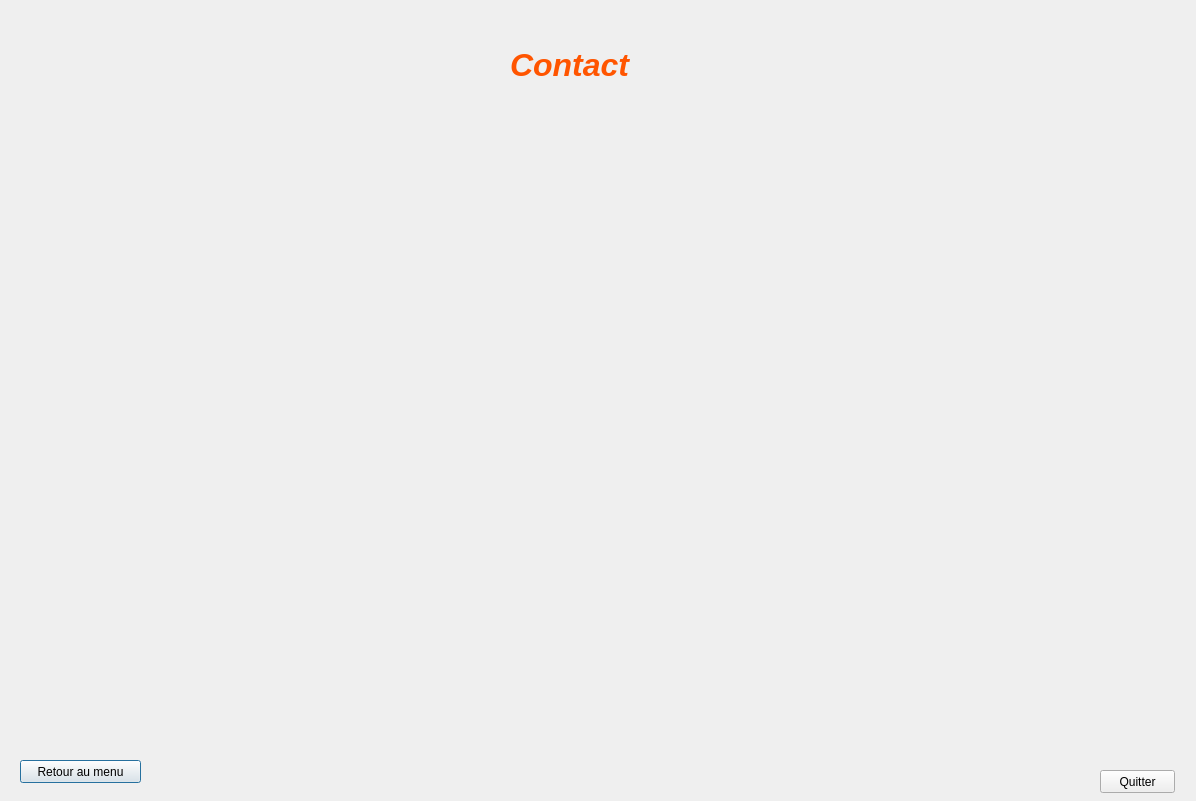
<?xml version="1.0" encoding="UTF-8"?>
<ui version="4.0">
 <class>Contact</class>
 <widget class="QDialog" name="Contact">
  <property name="geometry">
   <rect>
    <x>0</x>
    <y>0</y>
    <width>1196</width>
    <height>801</height>
   </rect>
  </property>
  <property name="windowTitle">
   <string>Dialog</string>
  </property>
  <widget class="QLabel" name="label">
   <property name="geometry">
    <rect>
     <x>510</x>
     <y>40</y>
     <width>261</width>
     <height>51</height>
    </rect>
   </property>
   <property name="text">
    <string>&lt;html&gt;&lt;head/&gt;&lt;body&gt;&lt;p&gt;&lt;span style=&quot; font-size:24pt; font-weight:600; font-style:italic; color:#ff5500;&quot;&gt;Contact&lt;/span&gt;&lt;/p&gt;&lt;/body&gt;&lt;/html&gt;</string>
   </property>
  </widget>
  <widget class="QLabel" name="label_p">
   <property name="geometry">
    <rect>
     <x>-140</x>
     <y>-100</y>
     <width>1421</width>
     <height>951</height>
    </rect>
   </property>
   <property name="text">
    <string/>
   </property>
  </widget>
  <widget class="QPushButton" name="pushButton">
   <property name="geometry">
    <rect>
     <x>20</x>
     <y>760</y>
     <width>121</width>
     <height>23</height>
    </rect>
   </property>
   <property name="styleSheet">
    <string notr="true">QPushButton::hover
{
	background-color: qlineargradient(spread:pad, x1:0, y1:0.511, x2:1, y2:0.511, stop:0 rgba(0, 207, 179, 255),stop:1 rgb(108, 135, 255));

}</string>
   </property>
   <property name="text">
    <string>Retour au menu</string>
   </property>
  </widget>
  <widget class="QPushButton" name="pushButton_Q">
   <property name="geometry">
    <rect>
     <x>1100</x>
     <y>770</y>
     <width>75</width>
     <height>23</height>
    </rect>
   </property>
   <property name="styleSheet">
    <string notr="true">QPushButton::hover
{
	background-color: qlineargradient(spread:pad, x1:0, y1:0.511, x2:1, y2:0.511, stop:0 rgba(0, 207, 179, 255),stop:1 rgb(108, 135, 255));

}</string>
   </property>
   <property name="text">
    <string>Quitter</string>
   </property>
  </widget>
  <zorder>label_p</zorder>
  <zorder>label</zorder>
  <zorder>pushButton</zorder>
  <zorder>pushButton_Q</zorder>
 </widget>
 <resources/>
 <connections/>
</ui>
